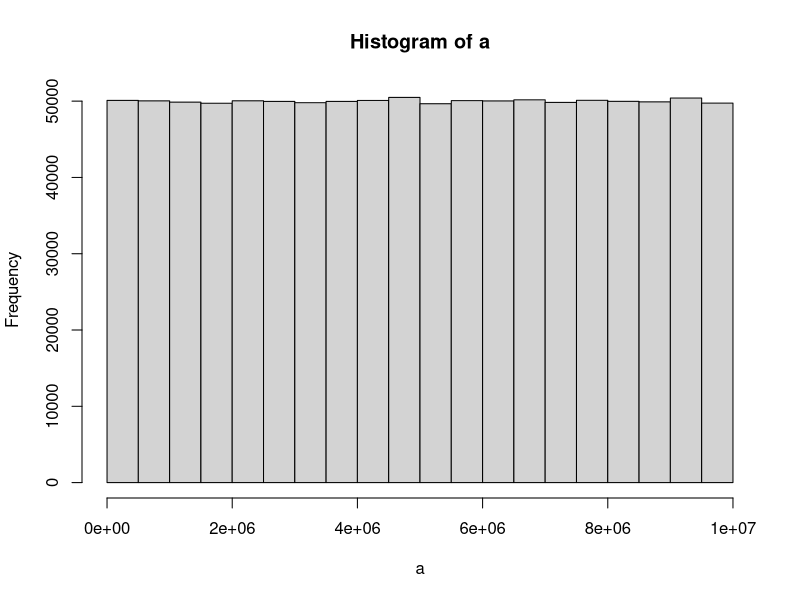

R code for this plot:
## ---- chunk 1
knitr::opts_chunk$set(echo=TRUE, messages=TRUE, error=TRUE)
## ---- chunk 2
1+1
3-2
4*6
5/7


## ---- chunk 3

troy <- 1
abc <- 389
a <- 1
b <- 2
c <- 3
a+c

b-troy+c


## ---- chunk 4

a <- length(100)
for (i in 1:100) { #: makes a sequence between numbers
  a[i] <-i
}
print (a)
## ---- chunk 5

sum(1:100)



## ---- chunk 6
a <- 5
b <- 10

sum(a:b)

## ---- chunk 7
a <- length (1:99)
for (i in 1:99) {
if (!i %% 2){  
    next
    }
  print(i) #id like to print in rows
}  #!=not equal to i, %%=divided by

a <- 1:100
a[ a%%2 != 0]

## ---- chunk 8

a <- length (1:1000)
for (i in 1:1000) {
if (!i %% 1)  
    next
     #id like to print in rows
}  #!=not equal to i, %%=divided by
print(i)
## ---- chunk 9
a <- (1:200)

round(a, digits = 0) # not sure how to limit to 100 numbers

sample(1:200,200)
1:200
## ---- chunk 10

round(runif(50, min = 100, max = 500))


## ---- chunk 11

some_numbers <- c(3, 4, 7, 6, 5, 1, 4, 3, 4, 4, 5, 4, 0, 3, 5, 4, 4, 4) #c()=dataset
mean(some_numbers) #finding mean
median(some_numbers) #median
range(some_numbers) #range
sd(some_numbers) #standarddeviation
y <- table(some_numbers)#finding mode
y
names(y)[which(y==max(y))]
## ---- chunk 12

q <- "dogs cats" #strsplit helps find letters in string
strsplit(q,split="") #to split a character vector
t <-strsplit(q,split ="")



t[[1]]
t[[1]][2]#use to access second item in string
t[[1]][6]#use to access sixth item in string
table(t)
## ---- chunk 13

a <- "counting words in a string"
strsplit(a,split=" ") 
t <-strsplit(a,split ="") #not sure how to count the words instead of individual characters

table(t)

## ---- chunk 14

a <- "coding is hard. but i like the challenge. cats. dogs"
b <- strsplit(a,split="[.]") #[.] sperates the sentences

length(b)
length(b[[1]]) #the amount of sentences in the vector 

length(a[[1]])

## ---- chunk 15


a <- c(2,5,3,4,5,7,5,4,3,3,5,6,8,9,0,7,4,3,2,3,5,8,6,4)
table(a) 


## ---- chunk 16

test_word <- "hi"  #"" is one thing
test_sentence <- "hi my name is troy"
unlist(strsplit(test_sentence, split = " ")) #flattens into a vector
f <- test_word #put string into variable
g <- test_sentence
a <- strsplit(test_sentence, split = " ")
b <- unlist(strsplit(test_sentence, split = " ")) #what does this mean
b[1]
a[[1]][1]#the first thing in the fist thing

test_word%in%f #because test word became variable instead of string we can now see if it is in f

f%in%a

f <- c(1,2,3,4,5,6)
d <- 2
e <- 7

d%in%f
e%in%f
## ---- chunk 17
print(as.numeric(Sys.time())*10, digits=15)


## ---- chunk 18




## ---- chunk 19




## ---- chunk 20

a <- matrix(1:500, ncol=20,nrow=20) 

  View(a)


## ---- chunk 21



## ---- chunk 22
for (i in 1:100) {
 if (i %% 3 == 0 & i %% 5 == 0) {print("FizzBuzz")}
 else if (i %% 3 == 0) {print("Fizz")}
 else if (i %% 5 == 0) {print("Buzz")}
 else print(i)
}



## ---- chunk 23


k<-"the follow is text is written to count the individual  letters"
table(unlist(strsplit(k,split="")))


## ---- chunk 24
numbers <- c(1,6,4,2,3,4,5,5)
letters <- c("e","a","b","e","a","b","a","b")

new_df <- data.frame(numbers,letters)
print(new_df)
## ---- chunk 25

a<-runif(1000000,0,10000000)
hist(a)

## ---- chunk 26
#i cant for the life of me figure this problem out.....:(
a = matrix( 
  c(1:10),  # the data elements 
   nrow=10,              # number of rows 
   ncol=10,              # number of columns 
   byrow = TRUE)        
for(i in 1:10){
  for(j in 1:10){
    print(i*j)
  }
}
a
